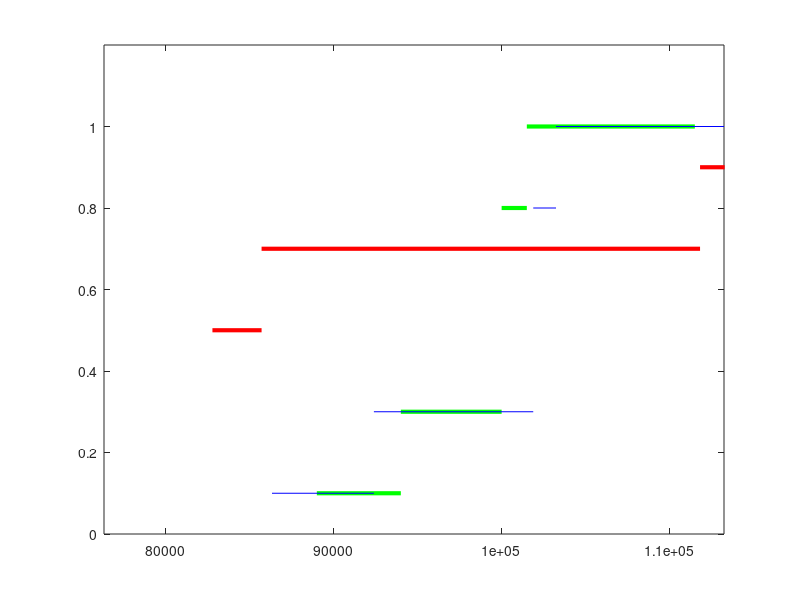

Here is the MATLAB script that generated this plot:
fmk=[   111840.75 82815.75 117565.75 85740.75 ];

favg=[   94030.00 100030.00 89030.00 101530.00 ];


fmr=[   92426.45 101911.45 86361.45 103266.45 ];

r1=sort(fmk)
r2=sort(favg)
r3=sort(fmr)
z1=[0.5 0.7 0.9 1 ];
z2=[0.1 0.3 0.8 1];
z3=[0.1 0.3 0.8 1];




 for i =1:3
 plot([r1(i),r1(i+1) ],[z1(i),z1(i)],'r','LineWidth',3)

 xlim([r1(1)-10000 ,r1(4)+10000])
 ylim([0 ,1.2]) 
hold all;
 end
  plot([r1(4),r1(4)+ 10000],[1,1],'r','LineWidth',3)
  
  for i =1:3
 plot([r2(i),r2(i+1) ],[z2(i),z2(i)],'g','LineWidth',3)
 xlim([r2(1)-10000 ,r2(4)+10000])
 ylim([0 ,1.2]) 
hold all;
 end
  plot([r2(4),r2(4)+ 10000],[1,1],'g','LineWidth',3)
  
    for i =1:3
 plot([r3(i),r3(i+1) ],[z3(i),z3(i)],'b')
 xlim([r3(1)-10000 ,r3(4)+10000])
 ylim([0 ,1.2]) 
hold all;
 end
  plot([r3(4),r3(4)+ 10000],[1,1],'b')



